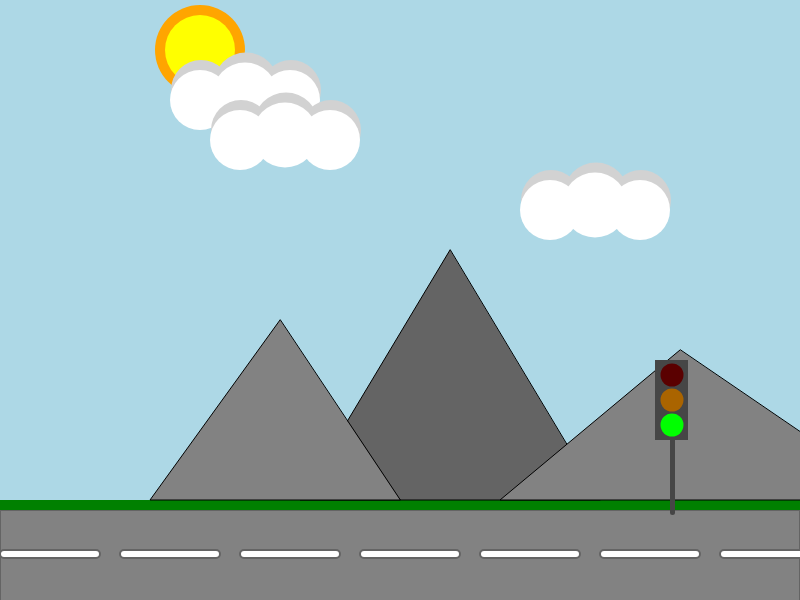
Frame 1 (no input)
Frame 60 (no input): identical to frame 1, image omitted
Frame 120 (the mouse pressed at the canvas centre since frame 60): identical to frame 1, image omitted

The p5.js sketch that drew this single still picture (run headless with seeded random() and noise() and a simulated clock; from frame 60 on, the mouse is pressed at the canvas centre):

// p5.js sketch
// ── sketch.js
function setup() {
  createCanvas(800, 600);
}

function draw() {
  background("lightblue");
  noStroke();

  // Zon
  fill("orange");
  ellipse(200, 50, 90, 90);

   fill("yellow");
  ellipse(200, 50, 70, 70);

  // Wolk1
  fill(210, 210, 210);
  ellipse(201, 90, 60, 60);
  ellipse(246, 85, 65, 65);
  ellipse(291, 90, 60, 60);

  fill("white");
  ellipse(200, 100, 60, 60);
  ellipse(245, 95, 65, 65);
  ellipse(290, 100, 60, 60);

  // Wolk2
  fill(210, 210, 210);
  ellipse(241, 130, 60, 60);
  ellipse(286, 125, 65, 65);
  ellipse(331, 130, 60, 60);

  fill("white");
  ellipse(240, 140, 60, 60);
  ellipse(285, 135, 65, 65);
  ellipse(330, 140, 60, 60);

  // Wolk3
  fill(210, 210, 210);
  ellipse(551, 200, 60, 60);
  ellipse(596, 195, 65, 65);
  ellipse(641, 200, 60, 60);

  fill("white");
  ellipse(550, 210, 60, 60);
  ellipse(595, 205, 65, 65);
  ellipse(640, 210, 60, 60);

  // Weg
  stroke(1);
  strokeWeight(2);
  stroke(100, 100, 100);
  fill(130, 130, 130);
  rect(0, 510, 800, 100);
  fill("white");
  rect(0, 550, 100, 8, 10);
  rect(120, 550, 100, 8, 10);
  rect(240, 550, 100, 8, 10);  
  rect(360, 550, 100, 8, 10);
  rect(480, 550, 100, 8, 10); 
  rect(600, 550, 100, 8, 10); 
  rect(720, 550, 100, 8, 10); 

  // Gras
  noStroke();
  fill("green");
  rect(0, 500, 800, 10);
  
  // Berg1
  strokeWeight(1);
  stroke(0, 0, 0);
  fill(100, 100, 100);
  triangle(600, 500, 300, 500, 450, 250); 
  
  // Berg2 
  fill(130, 130, 130);
  stroke(0, 0, 0);
  triangle(900, 500, 500, 500, 680, 350);

  // Berg3
  triangle(400, 500, 150, 500, 280, 320);

  // Verkeerslicht
  noStroke();
  fill(70, 70, 70);
  rect(670, 435, 5, 80, 10);
  rect(655, 360, 33, 80); 
  fill(90, 0, 0);
  ellipse(672, 375, 23, 23);
  fill(170, 100, 0);
  ellipse(672, 400, 23, 23);
  fill(0, 255, 0);
  ellipse(672, 425, 23, 23);

  // Auto
}
